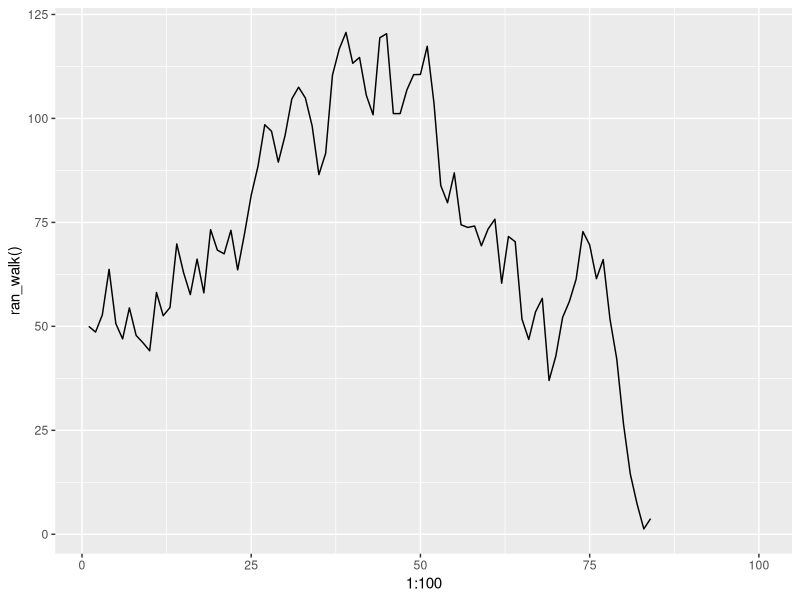
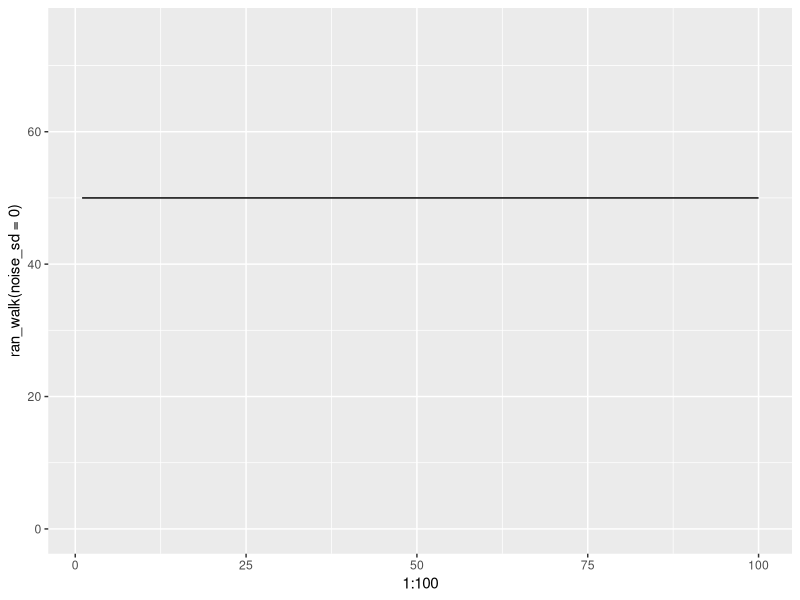
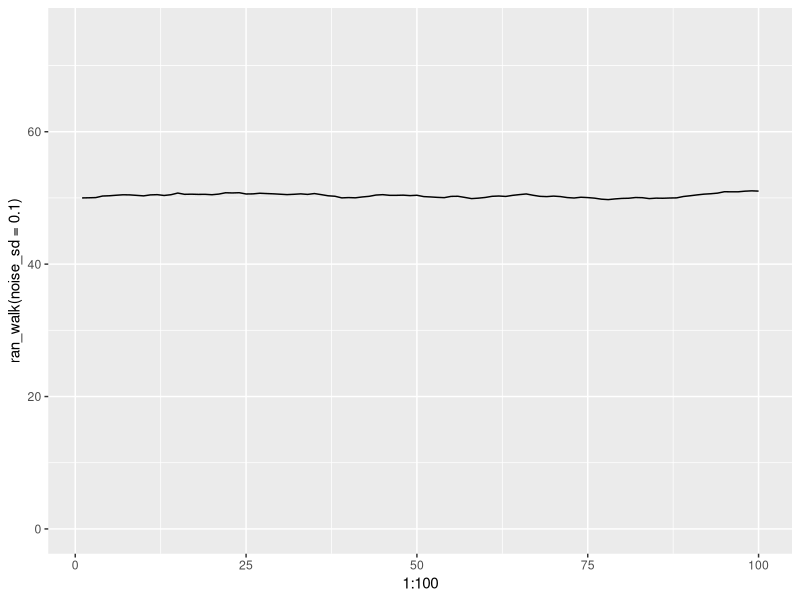
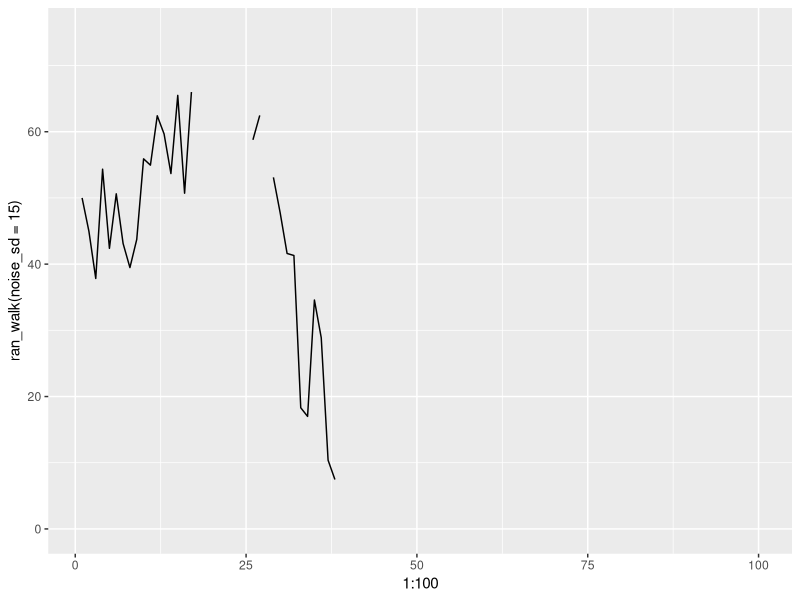
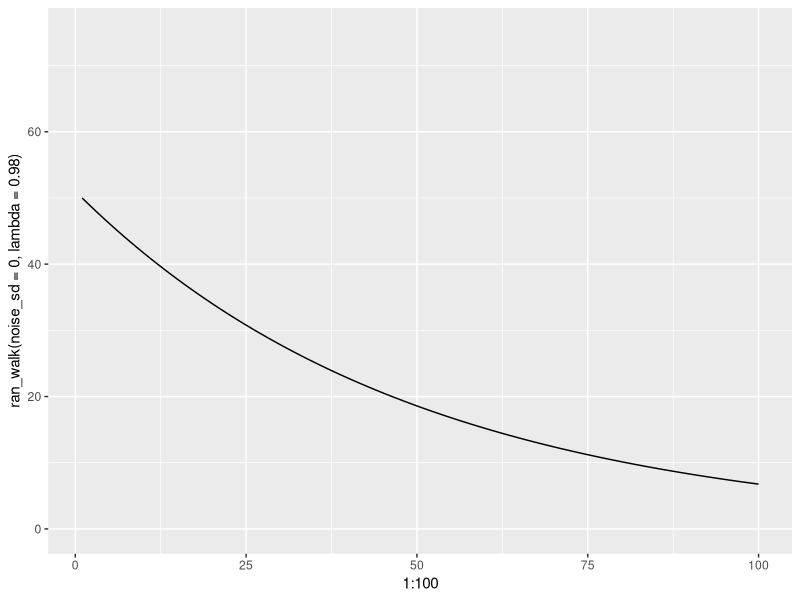

Generate these figures, in order, with R:
### For loops ###

# a nice, simple for loop
for (i in 1:5) { # loop through 5 times
  cat("stuck in a loop", "\n") # \n line return (reg ex!)
  cat(3+2, "\n")
  cat(runif(1), "\n")
}

# let's make the difference between var and seq a little more obvious
my_dogs <- c("chow", "akita", "malamute", "husky", "samoyed")
for (i in 1:length(my_dogs)){
  cat("i=", i, "my_dogs[i] =", my_dogs[i], "\n")
}

# beware! what happens if the vector is empty?
bad_dogs <- NULL
for (i in 1:length(bad_dogs)){ # length of bad_dogs is 0
  cat("i=", i, "bad_dogs[i] =", bad_dogs[i], "\n")
} # this returns 2 lines of results for i=1 and i=0


# a safer alternative to using 1:length() is seq_along()
for (i in seq_along(my_dogs)){
  cat("i=", i, "my_dogs[i] =", my_dogs[i], "\n")
} # works the same as the earlier version

for (i in seq_along(bad_dogs)){
  cat("i=", i, "bad_dogs[i] =", bad_dogs[i], "\n")
} # now has no output

# what about NA instead of NULL?
bad_dogs <- NA
for (i in seq_along(bad_dogs)){
  cat("i=", i, "bad_dogs[i] =", bad_dogs[i], "\n")
} # has one output/runs once


# what if the seq is a constant? use seq_len()
zz <- 5
for (i in seq_len(zz)){
  cat("i=", i, "my_dogs[i] =", my_dogs[i], "\n")
} # works as desired


# don't do things in loops that you don't need to
for (i in 1:length(my_dogs)){
  my_dogs[i] <- toupper(my_dogs[i]) # convert to upper case
  cat("i=", i, "my_dogs[i] =", my_dogs[i], "\n")
}
my_dogs <- tolower(my_dogs) # most functions work on vectorized objects and gives the same as the loop
print(my_dogs)


# don't resize objects inside a loop
my_dat <- runif(1)
for (i in 2:10){
  temp <- runif(1)
  my_dat <- c(my_dat, temp)
  cat("loop number =", i, "vector element =", my_dat[i], "\n")
}
# always vectorize when possible
my_dat <- 1:10
for (i in seq_along(my_dat)){
  my_dat[i] <- my_dat[i] + my_dat[i]^2
  cat("loop number =", i, "vector element =", my_dat[i], "\n")
}
# this basically does the same thing as the loop and is more efficient
z <- 1:10
z <- z + z^2
print(z)

# careful about the counter variable and the vector element
z <- c(10, 2, 4)
for (i in seq_along(z)){
  cat("i =", i, "z[i] = ", z[i], "\n")
}
# what is the value of the counter at the end of the loop?
print(i)


# use nect to skip certain elements of a loop
z <- 1:20
# what if we only want to work with odd value in z?
for (i in seq_along(z)){
  if(i %% 2==0) next # if the remainder after dividing by 2=0, skip that counter
  print(i)
}
# might be faster to not put in a loop though
z <- 1:20
zsub <- z[z %% 2!=0] # subsetting to include where the remainder after dividing by 2 doesn't =0
print(zsub)
# subset before the for loop 
for (i in seq_along(zsub)){
  cat("i =", i, "zsub[i]", zsub[i], "\n")
}



## use break to leave a loop early ##

# create a simple random growth population model function
#################################################################
# Function: ran_walk
# packages required: none
# stochastic random walk
# input: times = number of time steps
#         n1 = initial population size (= n[1])
#         lambda = finite rate of increase
#         noise_sd = sd of a normal distribution with mean 0
# output: vector n with population sizes > 0 until extinction, then NA
# -----------------------------------------------------------
ran_walk <- function(times=100, n1=50, lambda=1.00, noise_sd=10){
  n <- rep(NA, times) # create output vector
  n[1] <- n1 # initialize output vector with starting population size
  noise <- rnorm(n=times, mean=0, sd=noise_sd) # create noise vector
  for (i in 1:(times-1)){ # this function calculate what comes next so we need to stop before the last point
    n[i+1] <- lambda*n[i] + noise[i] # population size
    if(n[i+1] <= 0) {
      n[i+1] <- NA 
      cat("population extinction at time", i-1, "\n")
      break}
  }
  return(n)
}
############################################################

# explore parameters in plot function
library(ggplot2)
qplot(x=1:100, y=ran_walk(), geom="line")
qplot(x=1:100, y=ran_walk(noise_sd=0), geom="line", ylim=c(0,75))
qplot(x=1:100, y=ran_walk(noise_sd=0.1), geom="line",ylim=c(0,75))
qplot(x=1:100, y=ran_walk(noise_sd=15), geom="line",ylim=c(0,75))
qplot(x=1:100, y=ran_walk(noise_sd=0, lambda=0.98), geom="line", ylim=c(0,75))
